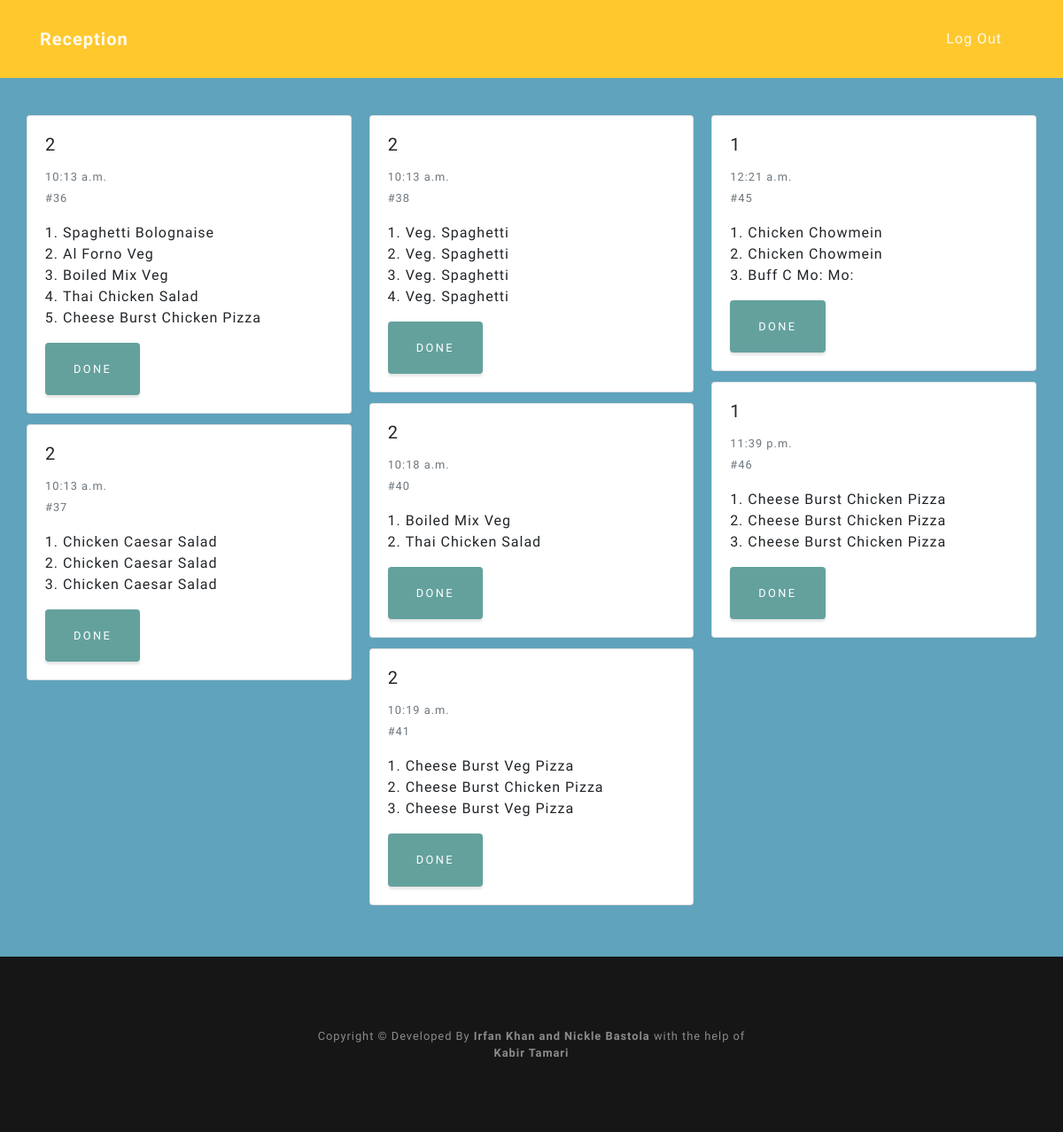
/reception (signed in), run on an earlier commit of the app's database.
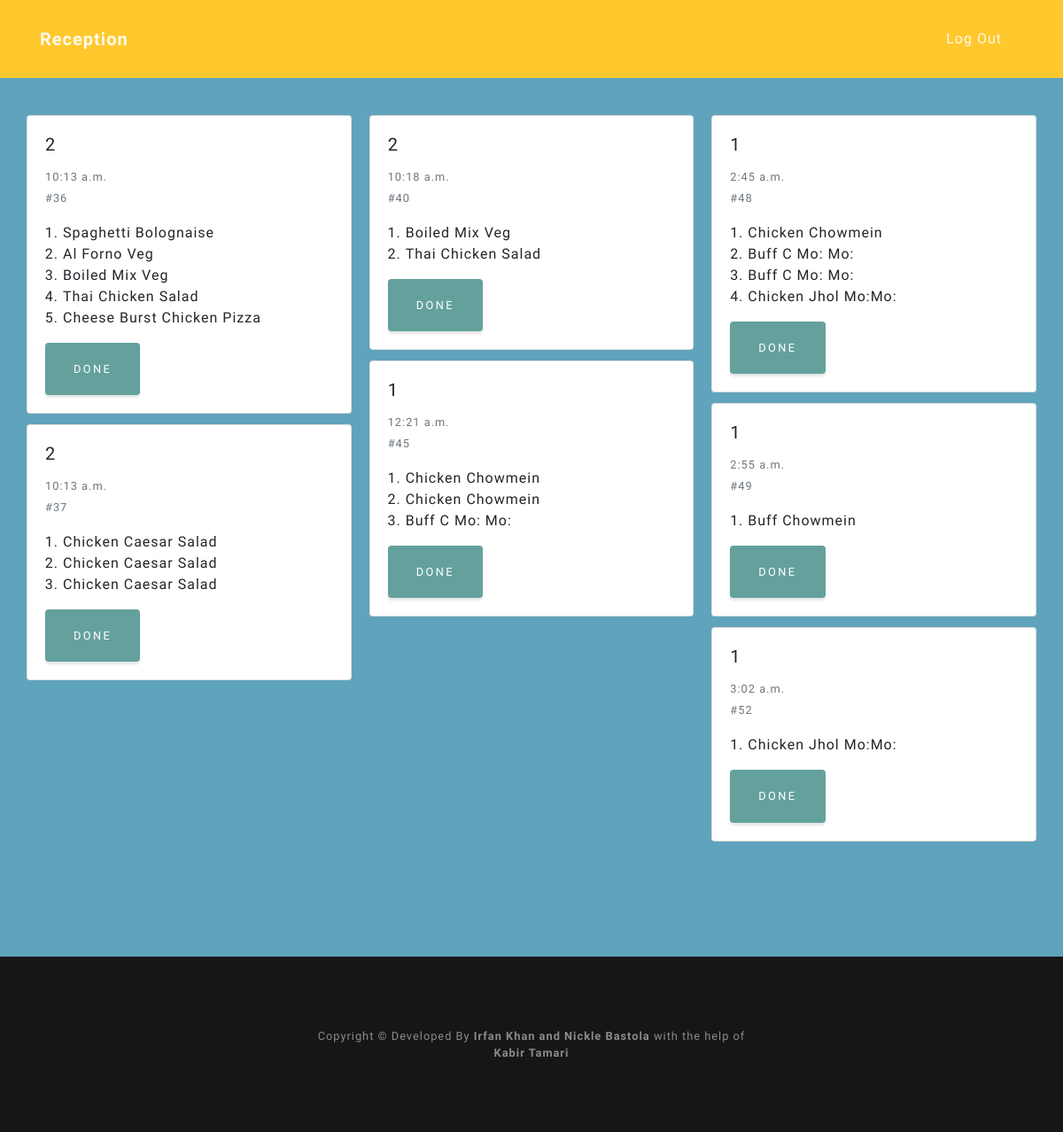
And on a later commit of the database.
### menu/models.py (models this page shows, shortened)
class Order(models.Model):
	is_done = models.BooleanField(default=False)
	timestamp = models.DateTimeField(default=timezone.now)
	table_number = models.ForeignKey(Table, blank = True, null = True, on_delete = models.SET_NULL)

class FoodItem(models.Model):
	name = models.CharField(max_length = 200)
	food_type = models.ForeignKey(FoodType, on_delete = models.CASCADE,null = True)
	price = models.PositiveIntegerField(default = 100)
	is_active = models.BooleanField(default= True)

### reception/views.py (the view)
# urls.py: path('', views.get_order, name='get order'),
@login_required
def get_order(request):
    orders = Order.objects.all()
    response = {'order':[]}
    for order in orders:
        json_order = {'name':[],'price':[],'id':int(order.id)}
        json_order['table_number'] = str(order.table_number)
        json_order['timestamp'] = order.timestamp
        if not order.is_done:
            ordered_items = OrderedItem.objects.all().filter(order = order)
            for ordered_item in ordered_items:
                json_order['name'].append(ordered_item.food_item.name)
                json_order['price'].append(ordered_item.food_item.price)
            response['order'].append(json_order)
    return render(request, 'reception/reception.html', {'orders': response})

### menu/models.py (called while the page is built)
	def __str__(self):
		return str(self.table_number)

### reception/templates/reception/reception.html (shortened to what this page needs)
{% extends 'base.html' %}
{% block content %}
<body>
      <nav class="navbar navbar-light fixed-top navbar-noscroll" id="mainNav">
          <div class="container">
            <a class="navbar-brand js-scroll-trigger" href="#page-top">Reception</a>
            <ul class="navbar-nav ml-auto">
              <li class="nav-item">
                  <a class="nav-link js-scroll-trigger" href="/admin/logout/">Log Out</a>
              </li>
          </ul>
        </div>
        </nav>
<div class="container" style="height: 1080px; padding: 50px 0px 0px 0px;">
    <div class="card-columns" style="padding-top:80px; padding-bottom:80px;">
    {% for order in orders.order %}
      <div class="card">
        <div class="card-body">
         <h5 class="card-title">{{ order.table_number }}</h5>
         <p class="card-text"><small class="text-muted" >{{ order.timestamp | time }} <br> #{{ order.id }}</small></p>
         <ol style="padding-left:20px">
            {% for name in order.name %}
            <li>{{ name }}</li>
            {% endfor %}
        </ol>
            <button type="button" class="btn btn-primary" onclick="done({{ order.id }})" data-target="#exampleModal">
                Done
            </button>
        </div>
      </div>
      {% endfor %}
      </div>
    </div>
  </body>
{% endblock %}

What changed in the data, as far as the page shows it:
no longer on this page (row edited): Order: timestamp "10:13 a.m."
no longer on this page (row unchanged): FoodItem: name "Veg. Spaghetti" "Veg. Spaghetti" "Veg. Spaghetti" "Veg. Spaghetti"
no longer on this page (row edited): Order: timestamp "10:19 a.m."
no longer on this page (row unchanged): FoodItem: name "Cheese Burst Veg Pizza" "Cheese Burst Veg Pizza"
no longer on this page (row edited): Order: timestamp "11:39 p.m."
added Order: timestamp "2:45 a.m."
now on this page (row unchanged): FoodItem: name "Chicken Jhol Mo:Mo:" "Chicken Jhol Mo:Mo:"
added Order: timestamp "2:55 a.m."
now on this page (row unchanged): FoodItem: name "Buff Chowmein"
added Order: timestamp "3:02 a.m."
Also different on the page:
new list line: "1 # 48 DONE"
new list line: "Chicken Chowmein"
new list line: "Buff C Mo: Mo: Buff C Mo: Mo:"
new list line: "1 # 49 DONE"
new list line: "1 # 52 DONE"
list line gone: "2 # 38 DONE"
list line gone: "2 # 41 DONE"
list line gone: "Cheese Burst Chicken Pizza"
list line gone: "1 # 46 DONE"
list line gone: "Cheese Burst Chicken Pizza Cheese Burst Chicken Pizza Cheese Burst Chicken Pizza"
